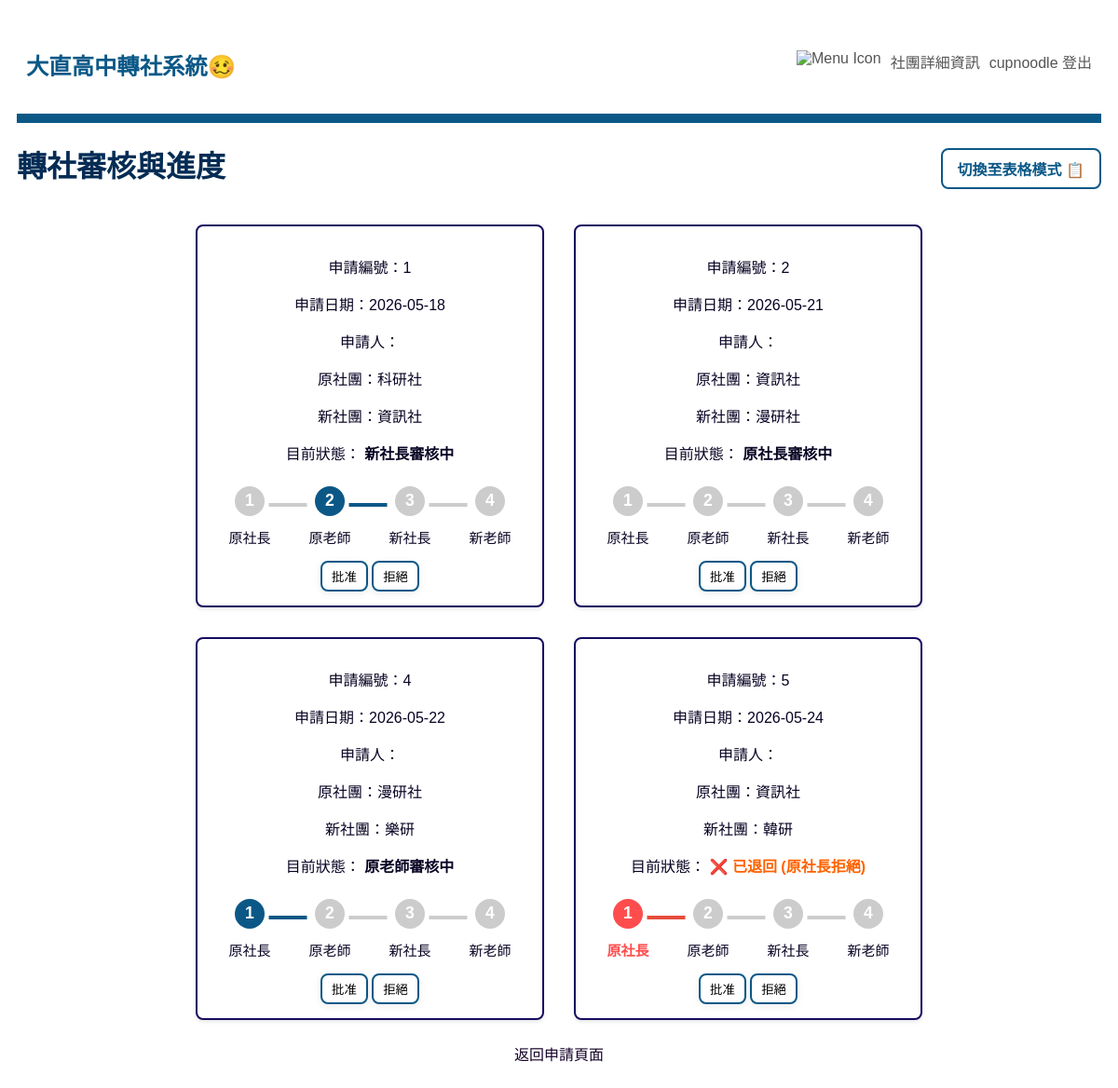
Page /transfer/progress/ (signed in) on the committed database.
### transfer/models.py (models this page shows, shortened)
class TransferRequest(models.Model):
    STATUS_CHOICES = [
        (0, '原社長審核中'),
        (1, '原老師審核中'),
        (2, '新社長審核中'),
        (3, '新老師審核中'),
        (4, '完成'),
        (5, '已退回 (原社長拒絕)'),
        (6, '已退回 (原老師拒絕)'),
        (7, '已退回 (新社長拒絕)'),
        (8, '已退回 (新老師拒絕)'),
    ]
    student = models.ForeignKey(User, on_delete=models.CASCADE, related_name='transfer_requests', verbose_name="申請人")
    old_club = models.ForeignKey(Club, on_delete=models.CASCADE, related_name='outgoing_requests', verbose_name="原社團")
    new_club = models.ForeignKey(Club, on_delete=models.CASCADE, related_name='incoming_requests', verbose_name="新社團")
    status = models.IntegerField(choices=STATUS_CHOICES, default=0, verbose_name="進度狀態")
    created_at = models.DateTimeField(auto_now_add=True, verbose_name="申請時間")

class Club(models.Model):
    name = models.CharField(max_length=100, unique=True, verbose_name="社團名稱")
    max_participants = models.IntegerField(verbose_name="人數上限")
    founder = models.ForeignKey(User, on_delete=models.SET_NULL, null = True,related_name='founded_clubs', verbose_name="社長")
    teacher = models.ForeignKey(User, on_delete=models.SET_NULL, null = True, related_name='taught_clubs', verbose_name="指導老師")
    description = models.TextField(max_length=200, unique=True, verbose_name="社團介紹", blank=True, null=True)

### transfer/views.py (the view, shortened to what this page needs)
# urls.py: path('progress/', views.progress, name='progress'),
@login_required
def progress(request):
    user = request.user
    if user.is_staff or user.is_superuser:#判斷如果是「學務處 / 最高管理員」，可以直接看到所有的申請單
        requests = TransferRequest.objects.all()
    return render(request, 'transfer/progress.html', {'requests': requests})

### transfer/templates/transfer/progress.html (shortened to what this page needs)
{% extends "base.html" %}
{% block main %}
    <div class="page-header">
        <h1>轉社審核與進度</h1>
        <label for="view-toggle" class="toggle-btn">
            <span class="text-card">切換至表格模式 📋</span>
        </label>
    </div>
    <div class="content-wrapper">
        {% if requests %}
            <div class="view-card progress-list">
                {% for req in requests %}
                    <section class="apply-card">
                        <p>申請編號：{{ req.id }}</p>
                        <p>申請日期：{{ req.created_at|date:"Y-m-d" }}</p>
                        <p>申請人：{{ req.user }}</p>
                        <p>原社團：{{ req.old_club.name }}</p>
                        <p>新社團：{{ req.new_club.name }}</p>
                        <p>目前狀態：
                            {% if req.status >= 5 %}
                                <strong class="status-rejected">❌ {{ req.get_status_display }}</strong>
                            {% elif req.status == 4 %}
                                <strong class="status-approved">✅ {{ req.get_status_display }}</strong>
                            {% else %}
                                <strong> {{ req.get_status_display }}</strong>
                            {% endif %}
                        </p>
                        <div class="stepper">
                           <div class="step {% if req.status == 1 %}active{% elif req.status == 5 %}rejected{% endif %}">
                               <div class="circle">1</div>
                               <div class="label">原社長</div>
                           </div>
                           <div class="step {% if req.status == 2 %}active{% elif req.status == 6 %}rejected{% endif %}">
                               <div class="circle">2</div>
                               <div class="label">原老師</div>
                           </div>
                           <div class="step {% if req.status == 3 %}active{% elif req.status == 7 %}rejected{% endif %}">
                               <div class="circle">3</div>
                               <div class="label">新社長</div>
                           </div>
                           <div class="step {% if req.status == 4 %}active{% elif req.status == 8 %}rejected{% endif %}">
                               <div class="circle">4</div>
                               <div class="label">新老師</div>
                           </div>
                        </div>
                        <form method="post" class="card-action-form">
                            <button class="bot" type="submit" name="action" value="approve">批准</button>
                            <button class="bot" type="submit" name="action" value="reject">拒絕</button>
                        </form>
                    </section>
                {% endfor %}
            </div>
        {% else %}
            <p>目前沒有任何轉社申請。</p>
        {% endif %}
    </div>
    <p class="return-link"><a href="{% url 'apply_transfer' %}">返回申請頁面</a></p>
{% endblock %}

### transfer/templates/base.html (shortened to what this page needs)
{% load static %}
<!DOCTYPE html>
<html lang="zn-hant">
<head>
    <link rel="stylesheet" href="{% static 'style.css' %}">
</head>
<body>
    <nav class="toolbar">
        <div class="toolbar-logo" href="{% url 'index' %}">
            <h3><strong>大直高中轉社系統🥴</strong></h3>
        </div>
        <div class="toolbar-menu">
            <a class="toolbar-item" href="{% url 'index' %}"><img src="https://cdn-icons-png.flaticon.com/512/1946/1946488.png" alt="Menu Icon" style="width:24px; height:24px;"></a>
            <a class="toolbar-item" href="{% url 'club_detail' %}">社團詳細資訊</a>
            {% if not user.is_authenticated %}
                <a class="toolbar-item" href="{% url 'login' %}">登入</a>
            {% else %}
                <form class="toolbar-item" action="{% url 'logout' %}" method="post" style="display:inline;">
                    {{ user }}
                    <button type="submit" class="toolbar-item" style="background:none;border:none;padding:0;">登出</button>
                </form>
            {% endif %}
        </div>
    </nav>
    {% block main %}{% endblock %}
</body>
</html>

### static/style.css (style rules this page uses)
body { font-family: "Microsoft JhengHei", sans-serif; background-color: #ffffff; color: #070323; padding: 10px; text-align: center; }
h1 { color: #042c54; }
a { color: #160328; text-decoration: none; }
label { display: #042c54; margin-top: 10px; font-weight: bold; }
.toolbar { display: flex; justify-content: space-between; align-items: center; background-color: #ffffff; padding: 10px 10px; border-bottom: 10px solid #0b5887; }
.toolbar-logo { font-size: 1.3rem; font-weight: bold; color: #0b5887; }
.toolbar-menu { display: flex; gap: 10px; }
.toolbar-item { color: #555555; font-weight: 500; font-size: 1rem; padding-bottom: 5px; border-bottom: 3px solid transparent; transition: all 0.2s ease-in-out; }
.bot { background-color: #ffffff; border: 2px solid #0b5887; border-radius: 8px; padding: 5px 10px; box-shadow: 0 2px 8px rgba(0,0,0,0.08); transition: transform 0.15s; }
section.apply-card { background-color: #ffffff; border: 2px solid #150b60; border-radius: 8px; padding: 15px; width: 300px; box-shadow: 0 2px 4px rgba(0,0,0,0.1); }
.apply-card { background: #ffffff; border: 2px solid #150b60; border-radius: 8px; padding: 15px; width: 500px; box-shadow: 0 2px 4px rgba(0,0,0,0.1); align-items: left; }
.progress-list .apply-card { margin-bottom: 0; flex: 320px; max-width: 340px; min-width: 260px; }
.progress-list { display: flex; flex-wrap: wrap; gap: 32px; justify-content: center; margin-bottom: 24px; padding: 0 32px; background-color: #ffffff; }
.label { display: block; margin-top: 8px; font-size: 15px; }
.stepper { display: flex; justify-content: flex-start; align-items: center; gap: 4px; margin: 24px 0 12px 0; position: relative; }
.step { display: flex; flex-direction: column; align-items: center; position: relative; min-width: 32px; }
.step:not(:last-child)::after { content: ''; position: absolute; top: 50%; left: 50%; width: 40px; height: 4px; background: #ccc; z-index: 0; transform: translateY(-50%); }
.step.active:not(:last-child)::after { background: #0b5887; }
.circle { width: 48px; height: 32px; border-radius: 50%; background: #b88a8a; color: #ea5252; display: flex; align-items: center; justify-content: center; font-weight: bold; font-size: 1.1rem; z-index: 1; margin-bottom: 4px; transition: background 0.2s; }
.step.active .circle { background: #0b5887; }
.stepper { display: flex; justify-content: space-between; align-items: center; margin: 24px 0 12px 0; }
.step { display: flex; flex-direction: column; align-items: center; position: relative; flex: 2; }
.step:not(:last-child)::after { content: ''; position: absolute; top: 18px; left: 50%; width: 50%; height: 4px; background: #ccc; transform: translateX(50%); }
.circle { width: 32px; height: 32px; border-radius: 50%; background: #ccc; color: #fff; display: flex; align-items: center; justify-content: center; font-weight: bold; font-size: 1.1rem; z-index: 1; margin-bottom: 4px; transition: background 0.2s; }
.step.rejected .circle { background-color: #ff4d4d; color: white; border-color: #ff4d4d; }
.step.rejected .label { color: #ff4d4d; font-weight: bold; }
.step.rejected:not(:last-child)::after { background: #e74c3c; }
.page-header { display: flex; justify-content: space-between; align-items: center; margin-bottom: 20px; }
.status-rejected { color: rgb(255, 98, 0); }
.card-action-form { margin-top: 15px; text-align: center; }
.return-link { margin-top: 20px; }
.toggle-btn { padding: 8px 16px; cursor: pointer; border-radius: 8px; border: 2px solid #0b5887; background-color: #fff; color: #0b5887; font-weight: bold; transition: all 0.2s; }
.view-card { display: flex; }
.toggle-btn .text-card { display: inline; }

### rows in the picture
TransferRequest: id "1", created_at "2026-05-18", old_club.name "科研社", new_club.name "資訊社", status "新社長審核中"
TransferRequest: id "2", created_at "2026-05-21", old_club.name "資訊社", new_club.name "漫研社", status "原社長審核中"
TransferRequest: id "4", created_at "2026-05-22", old_club.name "漫研社", new_club.name "樂研", status "原老師審核中"
TransferRequest: id "5", created_at "2026-05-24", old_club.name "資訊社", new_club.name "韓研", status "已退回 (原社長拒絕)"

### other values in the picture
{{ user }} "cupnoodle"
